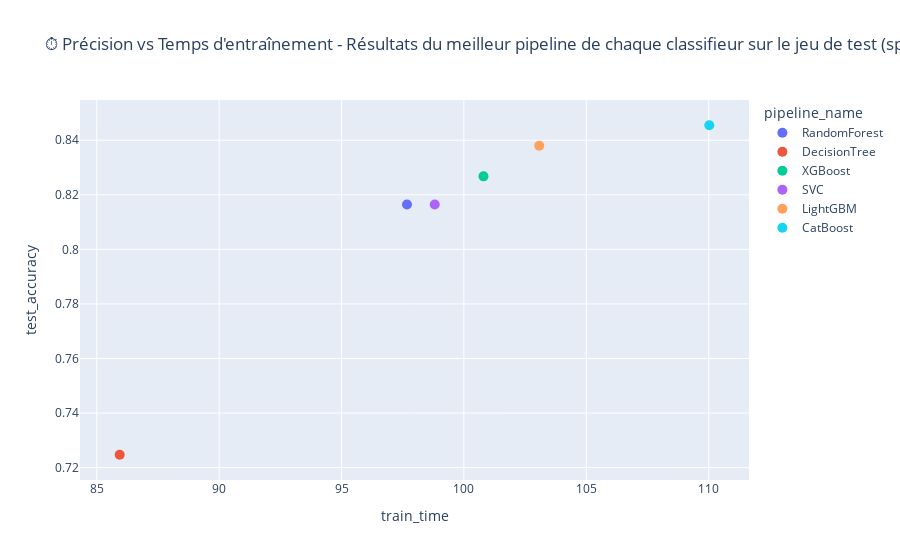
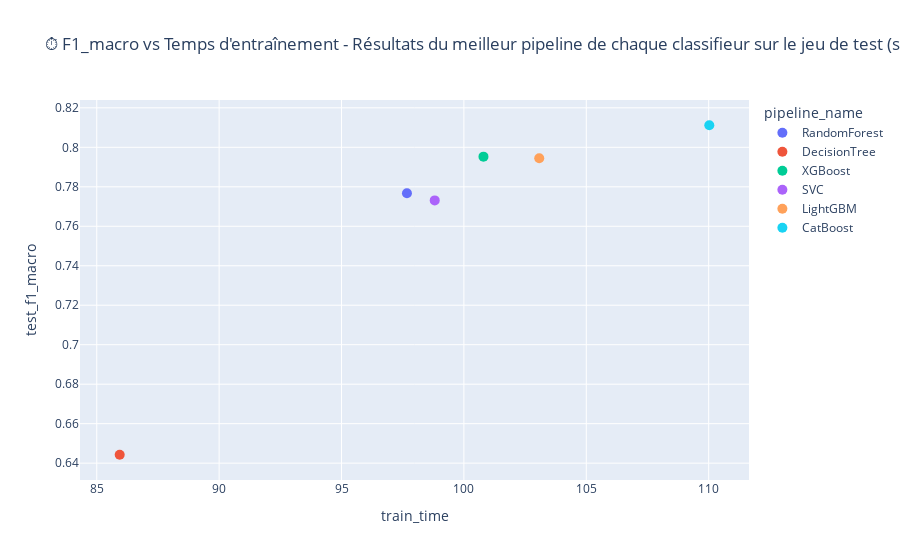

These figures' notebook cell, in order:
### Code cell
# Définition des scores à afficher en fonction du temps
scores = {
    "test_accuracy": "⏱️ Précision vs Temps d'entraînement - Résultats du meilleur pipeline de chaque classifieur sur le jeu de test (split 80/20)",
    "test_f1_macro": "⏱️ F1_macro vs Temps d'entraînement - Résultats du meilleur pipeline de chaque classifieur sur le jeu de test (split 80/20)",
}

display_best_pipelines_graphs(best_pipelines_results_80_20)

### Figure 1 — Plotly figure (JSON) as saved in the notebook; plotly's stock layout.template omitted (floating-point values rounded to 4 significant figures)
{"data": [{"customdata": [["RandomForest"]], "hovertemplate": "pipeline_name=%{customdata[0]}<br>train_time=%{x:.2f}<br>test_accuracy=%{y:.4f}<extra></extra>", "legendgroup": "RandomForest", "marker": {"color": "#636efa", "size": 10, "symbol": "circle"}, "mode": "markers", "name": "RandomForest", "orientation": "v", "showlegend": true, "type": "scatter", "x": [97.67], "xaxis": "x", "y": [0.8165], "yaxis": "y"}, {"customdata": [["DecisionTree"]], "hovertemplate": "pipeline_name=%{customdata[0]}<br>train_time=%{x:.2f}<br>test_accuracy=%{y:.4f}<extra></extra>", "legendgroup": "DecisionTree", "marker": {"color": "#EF553B", "size": 10, "symbol": "circle"}, "mode": "markers", "name": "DecisionTree", "orientation": "v", "showlegend": true, "type": "scatter", "x": [85.94], "xaxis": "x", "y": [0.7247], "yaxis": "y"}, {"customdata": [["XGBoost"]], "hovertemplate": "pipeline_name=%{customdata[0]}<br>train_time=%{x:.2f}<br>test_accuracy=%{y:.4f}<extra></extra>", "legendgroup": "XGBoost", "marker": {"color": "#00cc96", "size": 10, "symbol": "circle"}, "mode": "markers", "name": "XGBoost", "orientation": "v", "showlegend": true, "type": "scatter", "x": [100.8], "xaxis": "x", "y": [0.8268], "yaxis": "y"}, {"customdata": [["SVC"]], "hovertemplate": "pipeline_name=%{customdata[0]}<br>train_time=%{x:.2f}<br>test_accuracy=%{y:.4f}<extra></extra>", "legendgroup": "SVC", "marker": {"color": "#ab63fa", "size": 10, "symbol": "circle"}, "mode": "markers", "name": "SVC", "orientation": "v", "showlegend": true, "type": "scatter", "x": [98.81], "xaxis": "x", "y": [0.8165], "yaxis": "y"}, {"customdata": [["LightGBM"]], "hovertemplate": "pipeline_name=%{customdata[0]}<br>train_time=%{x:.2f}<br>test_accuracy=%{y:.4f}<extra></extra>", "legendgroup": "LightGBM", "marker": {"color": "#FFA15A", "size": 10, "symbol": "circle"}, "mode": "markers", "name": "LightGBM", "orientation": "v", "showlegend": true, "type": "scatter", "x": [103.1], "xaxis": "x", "y": [0.838], "yaxis": "y"}, {"customdata": [["CatBoost"]], "hovertemplate": "pipeline_name=%{customdata[0]}<br>train_time=%{x:.2f}<br>test_accuracy=%{y:.4f}<extra></extra>", "legendgroup": "CatBoost", "marker": {"color": "#19d3f3", "size": 10, "symbol": "circle"}, "mode": "markers", "name": "CatBoost", "orientation": "v", "showlegend": true, "type": "scatter", "x": [110.0], "xaxis": "x", "y": [0.8455], "yaxis": "y"}], "layout": {"legend": {"title": {"text": "pipeline_name"}, "tracegroupgap": 0}, "title": {"text": "⏱️ Précision vs Temps d'entraînement - Résultats du meilleur pipeline de chaque classifieur sur le jeu de test (split 80/20)"}, "xaxis": {"anchor": "y", "domain": [0, 1], "title": {"text": "train_time"}}, "yaxis": {"anchor": "x", "domain": [0, 1], "title": {"text": "test_accuracy"}}}}

### Figure 2 — Plotly figure (JSON) as saved in the notebook; plotly's stock layout.template omitted (floating-point values rounded to 4 significant figures)
{"data": [{"customdata": [["RandomForest"]], "hovertemplate": "pipeline_name=%{customdata[0]}<br>train_time=%{x:.2f}<br>test_f1_macro=%{y:.4f}<extra></extra>", "legendgroup": "RandomForest", "marker": {"color": "#636efa", "size": 10, "symbol": "circle"}, "mode": "markers", "name": "RandomForest", "orientation": "v", "showlegend": true, "type": "scatter", "x": [97.67], "xaxis": "x", "y": [0.7767], "yaxis": "y"}, {"customdata": [["DecisionTree"]], "hovertemplate": "pipeline_name=%{customdata[0]}<br>train_time=%{x:.2f}<br>test_f1_macro=%{y:.4f}<extra></extra>", "legendgroup": "DecisionTree", "marker": {"color": "#EF553B", "size": 10, "symbol": "circle"}, "mode": "markers", "name": "DecisionTree", "orientation": "v", "showlegend": true, "type": "scatter", "x": [85.94], "xaxis": "x", "y": [0.6443], "yaxis": "y"}, {"customdata": [["XGBoost"]], "hovertemplate": "pipeline_name=%{customdata[0]}<br>train_time=%{x:.2f}<br>test_f1_macro=%{y:.4f}<extra></extra>", "legendgroup": "XGBoost", "marker": {"color": "#00cc96", "size": 10, "symbol": "circle"}, "mode": "markers", "name": "XGBoost", "orientation": "v", "showlegend": true, "type": "scatter", "x": [100.8], "xaxis": "x", "y": [0.7953], "yaxis": "y"}, {"customdata": [["SVC"]], "hovertemplate": "pipeline_name=%{customdata[0]}<br>train_time=%{x:.2f}<br>test_f1_macro=%{y:.4f}<extra></extra>", "legendgroup": "SVC", "marker": {"color": "#ab63fa", "size": 10, "symbol": "circle"}, "mode": "markers", "name": "SVC", "orientation": "v", "showlegend": true, "type": "scatter", "x": [98.81], "xaxis": "x", "y": [0.7731], "yaxis": "y"}, {"customdata": [["LightGBM"]], "hovertemplate": "pipeline_name=%{customdata[0]}<br>train_time=%{x:.2f}<br>test_f1_macro=%{y:.4f}<extra></extra>", "legendgroup": "LightGBM", "marker": {"color": "#FFA15A", "size": 10, "symbol": "circle"}, "mode": "markers", "name": "LightGBM", "orientation": "v", "showlegend": true, "type": "scatter", "x": [103.1], "xaxis": "x", "y": [0.7944], "yaxis": "y"}, {"customdata": [["CatBoost"]], "hovertemplate": "pipeline_name=%{customdata[0]}<br>train_time=%{x:.2f}<br>test_f1_macro=%{y:.4f}<extra></extra>", "legendgroup": "CatBoost", "marker": {"color": "#19d3f3", "size": 10, "symbol": "circle"}, "mode": "markers", "name": "CatBoost", "orientation": "v", "showlegend": true, "type": "scatter", "x": [110.0], "xaxis": "x", "y": [0.8112], "yaxis": "y"}], "layout": {"legend": {"title": {"text": "pipeline_name"}, "tracegroupgap": 0}, "title": {"text": "⏱️ F1_macro vs Temps d'entraînement - Résultats du meilleur pipeline de chaque classifieur sur le jeu de test (split 80/20)"}, "xaxis": {"anchor": "y", "domain": [0, 1], "title": {"text": "train_time"}}, "yaxis": {"anchor": "x", "domain": [0, 1], "title": {"text": "test_f1_macro"}}}}
